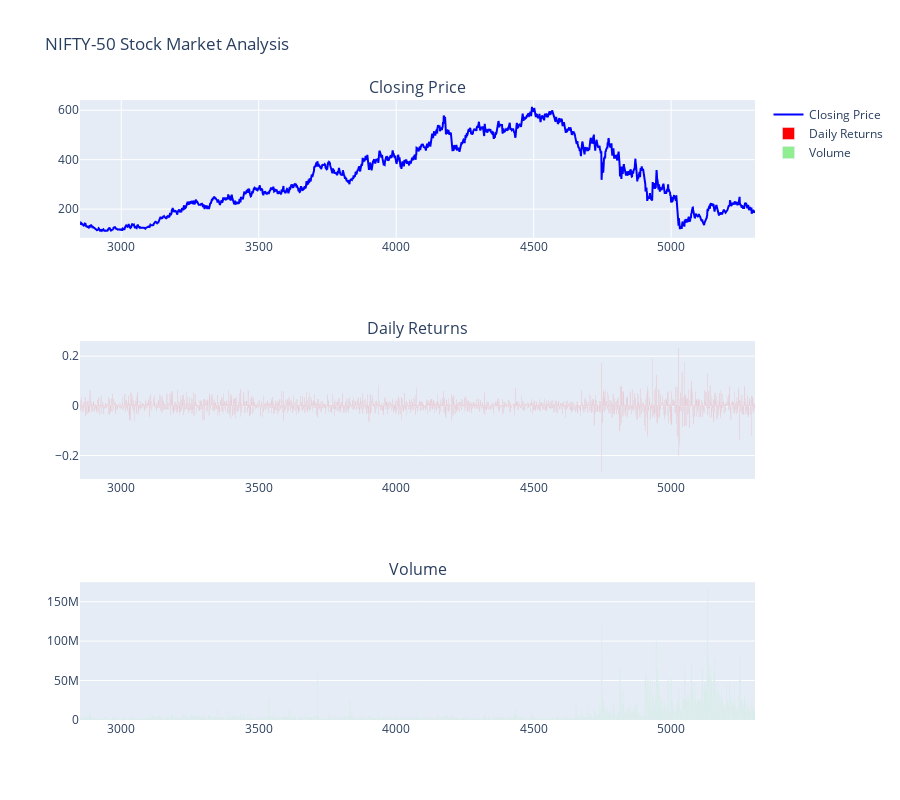

Notebook cell for this chart:
### Code cell
from plotly.subplots import make_subplots

fig = make_subplots(rows=3, cols=1, subplot_titles=('Closing Price', 'Daily Returns', 'Volume'))

# Closing Price
fig.add_trace(go.Scatter(x=df.index, y=df['Close'], mode='lines', name='Closing Price', line=dict(color='blue')), row=1, col=1)

# Daily Returns
fig.add_trace(go.Bar(x=df.index, y=df['Daily Return'], name='Daily Returns', marker=dict(color='red')), row=2, col=1)

# Volume
fig.add_trace(go.Bar(x=df.index, y=df['Volume'], name='Volume', marker=dict(color='lightgreen')), row=3, col=1)

fig.update_layout(title='NIFTY-50 Stock Market Analysis', height=800)
fig.show()

### Figure 1 — Plotly figure (JSON) as saved in the notebook; plotly's stock layout.template omitted (floating-point values rounded to 4 significant figures; data arrays with more than 128 entries replaced by an {"elided": "..."} marker saying what was removed)
{"data": [{"line": {"color": "blue"}, "mode": "lines", "name": "Closing Price", "type": "scatter", "x": {"elided": "2456 int values"}, "xaxis": "x", "y": {"elided": "2456 float values"}, "yaxis": "y"}, {"marker": {"color": "red"}, "name": "Daily Returns", "type": "bar", "x": {"elided": "2456 int values"}, "xaxis": "x2", "y": {"elided": "2456 float values"}, "yaxis": "y2"}, {"marker": {"color": "lightgreen"}, "name": "Volume", "type": "bar", "x": {"elided": "2456 int values"}, "xaxis": "x3", "y": {"elided": "2456 int values"}, "yaxis": "y3"}], "layout": {"annotations": [{"font": {"size": 16}, "showarrow": false, "text": "Closing Price", "x": 0.5, "xanchor": "center", "xref": "paper", "y": 1, "yanchor": "bottom", "yref": "paper"}, {"font": {"size": 16}, "showarrow": false, "text": "Daily Returns", "x": 0.5, "xanchor": "center", "xref": "paper", "y": 0.6111, "yanchor": "bottom", "yref": "paper"}, {"font": {"size": 16}, "showarrow": false, "text": "Volume", "x": 0.5, "xanchor": "center", "xref": "paper", "y": 0.2222, "yanchor": "bottom", "yref": "paper"}], "height": 800, "title": {"text": "NIFTY-50 Stock Market Analysis"}, "xaxis": {"anchor": "y", "domain": [0, 1]}, "xaxis2": {"anchor": "y2", "domain": [0, 1]}, "xaxis3": {"anchor": "y3", "domain": [0, 1]}, "yaxis": {"anchor": "x", "domain": [0.7778, 1]}, "yaxis2": {"anchor": "x2", "domain": [0.3889, 0.6111]}, "yaxis3": {"anchor": "x3", "domain": [0, 0.2222]}}}
